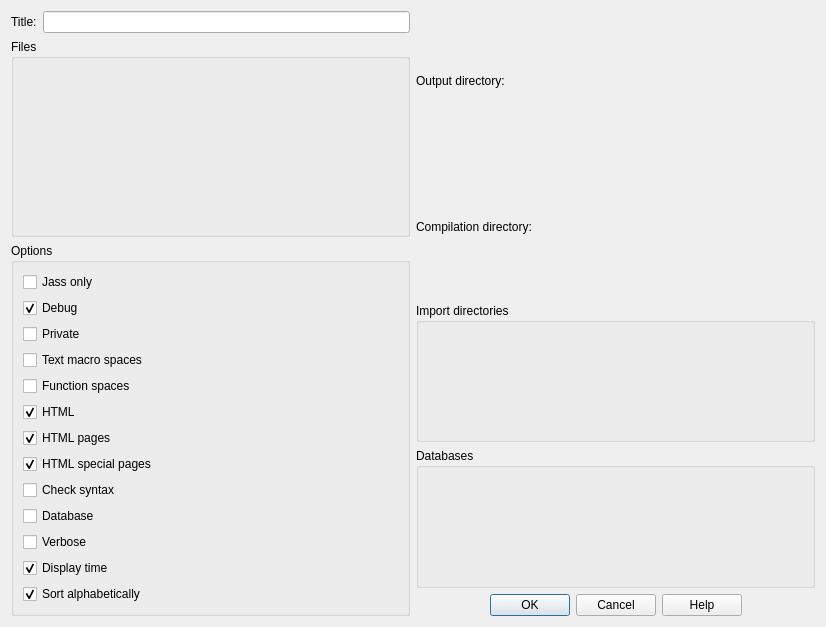
<?xml version="1.0" encoding="UTF-8"?>
<ui version="4.0">
 <author>Tamino Dauth</author>
 <class>Widget</class>
 <widget class="QWidget" name="Widget">
  <property name="geometry">
   <rect>
    <x>0</x>
    <y>0</y>
    <width>826</width>
    <height>627</height>
   </rect>
  </property>
  <property name="windowTitle">
   <string>vjassdocgui</string>
  </property>
  <layout class="QGridLayout" name="gridLayout_2">
   <item row="0" column="0">
    <layout class="QVBoxLayout" name="verticalLayout_2">
     <item>
      <layout class="QHBoxLayout" name="horizontalLayout_3">
       <item>
        <widget class="QLabel" name="titleLabel">
         <property name="text">
          <string>Title:</string>
         </property>
        </widget>
       </item>
       <item>
        <widget class="KLineEdit" name="titleLineEdit"/>
       </item>
      </layout>
     </item>
     <item>
      <widget class="KEditListBox" name="filesEditListBox">
       <property name="title">
        <string>Files</string>
       </property>
      </widget>
     </item>
     <item>
      <widget class="QGroupBox" name="optionsGroupBox">
       <property name="title">
        <string>Options</string>
       </property>
       <layout class="QGridLayout" name="gridLayout">
        <item row="0" column="0">
         <widget class="QCheckBox" name="optionJassCheckBox">
          <property name="text">
           <string>Jass only</string>
          </property>
         </widget>
        </item>
        <item row="1" column="0">
         <widget class="QCheckBox" name="optionDebugCheckBox">
          <property name="text">
           <string>Debug</string>
          </property>
          <property name="checked">
           <bool>true</bool>
          </property>
         </widget>
        </item>
        <item row="2" column="0">
         <widget class="QCheckBox" name="optionPrivateCheckBox">
          <property name="text">
           <string>Private</string>
          </property>
         </widget>
        </item>
        <item row="3" column="0">
         <widget class="QCheckBox" name="optionTextmacrosCheckBox">
          <property name="text">
           <string>Text macro spaces</string>
          </property>
         </widget>
        </item>
        <item row="4" column="0">
         <widget class="QCheckBox" name="optionFunctionsCheckBox">
          <property name="text">
           <string>Function spaces</string>
          </property>
         </widget>
        </item>
        <item row="5" column="0">
         <widget class="QCheckBox" name="optionHtmlCheckBox">
          <property name="text">
           <string>HTML</string>
          </property>
          <property name="checked">
           <bool>true</bool>
          </property>
         </widget>
        </item>
        <item row="6" column="0">
         <widget class="QCheckBox" name="optionPagesCheckBox">
          <property name="text">
           <string>HTML pages</string>
          </property>
          <property name="checked">
           <bool>true</bool>
          </property>
         </widget>
        </item>
        <item row="7" column="0">
         <widget class="QCheckBox" name="optionSpecialpagesCheckBox">
          <property name="text">
           <string>HTML special pages</string>
          </property>
          <property name="checked">
           <bool>true</bool>
          </property>
         </widget>
        </item>
        <item row="8" column="0">
         <widget class="QCheckBox" name="optionSyntaxCheckBox">
          <property name="text">
           <string>Check syntax</string>
          </property>
         </widget>
        </item>
        <item row="10" column="0">
         <widget class="QCheckBox" name="optionVerboseCheckBox">
          <property name="text">
           <string>Verbose</string>
          </property>
         </widget>
        </item>
        <item row="11" column="0">
         <widget class="QCheckBox" name="optionTimeCheckBox">
          <property name="text">
           <string>Display time</string>
          </property>
          <property name="checked">
           <bool>true</bool>
          </property>
         </widget>
        </item>
        <item row="12" column="0">
         <widget class="QCheckBox" name="optionAlphabeticalCheckBox">
          <property name="text">
           <string>Sort alphabetically</string>
          </property>
          <property name="checked">
           <bool>true</bool>
          </property>
         </widget>
        </item>
        <item row="9" column="0">
         <widget class="QCheckBox" name="optionDatabaseCheckBox">
          <property name="text">
           <string>Database</string>
          </property>
         </widget>
        </item>
       </layout>
      </widget>
     </item>
    </layout>
   </item>
   <item row="0" column="1">
    <layout class="QVBoxLayout" name="verticalLayout">
     <item>
      <layout class="QHBoxLayout" name="horizontalLayout">
       <item>
        <widget class="QLabel" name="outputDirectoryLabel">
         <property name="text">
          <string>Output directory:</string>
         </property>
        </widget>
       </item>
       <item>
        <widget class="KUrlRequester" name="outputDirectoryUrlRequester"/>
       </item>
      </layout>
     </item>
     <item>
      <layout class="QHBoxLayout" name="horizontalLayout_2">
       <item>
        <widget class="QLabel" name="compilationDirectoryLabel">
         <property name="text">
          <string>Compilation directory:</string>
         </property>
        </widget>
       </item>
       <item>
        <widget class="KUrlRequester" name="compilationDirectoryUrlRequester"/>
       </item>
      </layout>
     </item>
     <item>
      <widget class="KEditListBox" name="importDirectoriesEditListBox">
       <property name="title">
        <string>Import directories</string>
       </property>
      </widget>
     </item>
     <item>
      <widget class="KEditListBox" name="databasesEditListBox">
       <property name="title">
        <string>Databases</string>
       </property>
      </widget>
     </item>
     <item>
      <widget class="KDialogButtonBox" name="dialogButtonBox">
       <property name="standardButtons">
        <set>QDialogButtonBox::Cancel|QDialogButtonBox::Help|QDialogButtonBox::Ok</set>
       </property>
       <property name="centerButtons">
        <bool>true</bool>
       </property>
      </widget>
     </item>
    </layout>
   </item>
  </layout>
 </widget>
 <customwidgets>
  <customwidget>
   <class>KDialogButtonBox</class>
   <extends>QDialogButtonBox</extends>
   <header>kdialogbuttonbox.h</header>
  </customwidget>
  <customwidget>
   <class>KEditListBox</class>
   <extends>QGroupBox</extends>
   <header>keditlistbox.h</header>
  </customwidget>
  <customwidget>
   <class>KLineEdit</class>
   <extends>QLineEdit</extends>
   <header>klineedit.h</header>
  </customwidget>
  <customwidget>
   <class>KUrlRequester</class>
   <extends>QFrame</extends>
   <header>kurlrequester.h</header>
  </customwidget>
 </customwidgets>
 <resources/>
 <connections/>
</ui>
